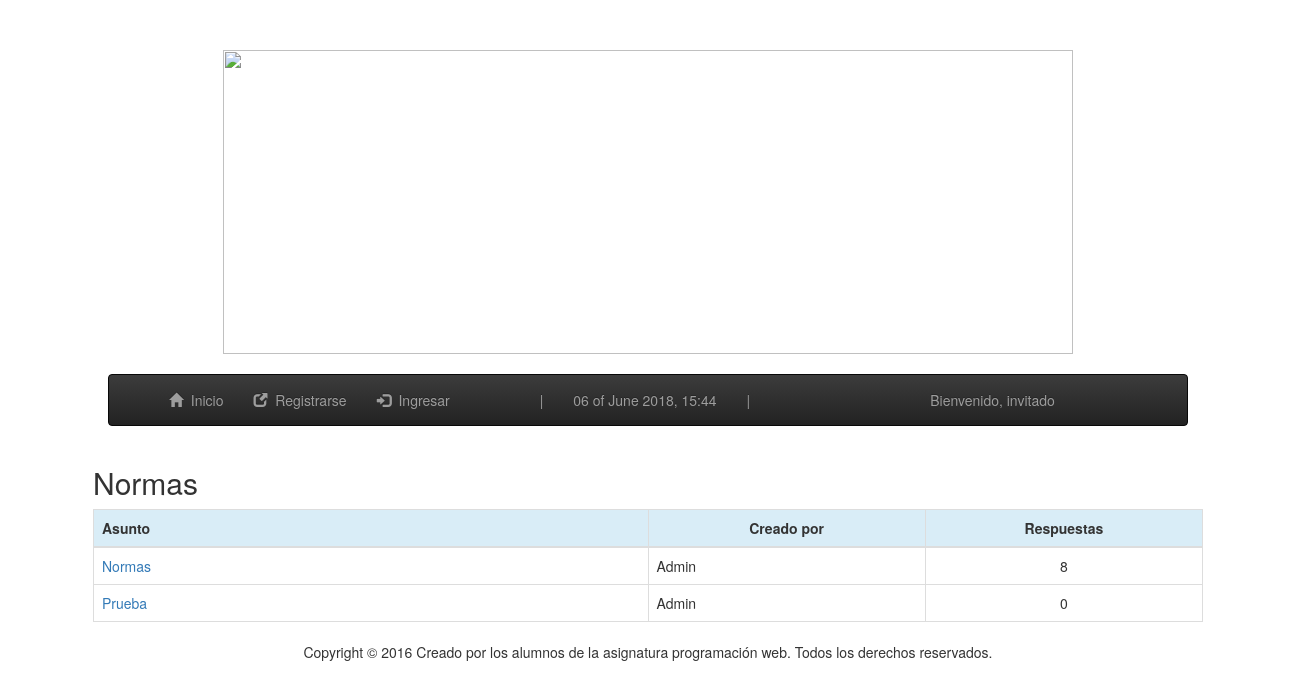
Page /index.php/foro/subforoSinLogin/1 on the committed database.
### tables this page shows
CREATE TABLE `subforo` (
  `Id` int(11) NOT NULL,
  `Id_Seccion` int(11) NOT NULL,
  `Nombre` varchar(32) NOT NULL,
  `Descripcion` varchar(512) NOT NULL
);

CREATE TABLE `post` (
  `Id` int(11) NOT NULL,
  `Id_Subforo` int(11) NOT NULL,
  `Id_Usuario` int(11) NOT NULL,
  `Nombre` varchar(128) NOT NULL,
  `Palabras` varchar(64) NOT NULL,
  `Descripcion` varchar(8192) NOT NULL,
  `fechaCreacion` date DEFAULT NULL
);

CREATE TABLE `usuario` (
  `Id` int(11) NOT NULL,
  `Nick` varchar(16) NOT NULL,
  `Password` varchar(32) NOT NULL,
  `Nombre` varchar(32) DEFAULT NULL,
  `Apellidos` varchar(128) DEFAULT NULL,
  `Correo` varchar(32) NOT NULL,
  `NumeroReportes` int(11) NOT NULL,
  `EstaBaneado` tinyint(1) NOT NULL,
  `EsAdmin` tinyint(1) NOT NULL,
  `imagen` varchar(32) NOT NULL
);

### application/controllers/foro.php (called while the page is built, shortened)
<?php
	class Foro extends CI_Controller
	{
		function subforoSinLogin($id = 0)
		{
			if((int)$id <= 0)
			{
				echo "Error, no existe un subforo con esta id.";
			}
			else
			{
				$this->load->helper('date');
				$this->load->helper('url');
				$this->load->model("foro_model", "foro");
				$vars['query'] = $this->foro->getPosts($id);
				$this->load->view("foro/subforonologueado", $vars);
			}
		}
	}
?>

### index.php (called while the page is built, shortened)
<?php
require_once BASEPATH.'core/CodeIgniter.php';

### application/models/foro_model.php (called while the page is built, shortened)
<?php
	class Foro_model extends CI_Model
	{
		function getNombreSubforo($Id = 0)
		{
			$this->db->where("Id", $Id);
			$this->db->select("Nombre");
			$q = $this->db->get("Subforo");
			return $q->result();
		}
		function getPosts($Id_Subforo = 0)
		{
			$this->db->where("Id_Subforo", $Id_Subforo);
			$q = $this->db->get("Post");
			return $q;
		}
		function getNumComentarios($Id_Post)
		{
			$this->db->select('COUNT(Id) as total');
			$this->db->where("Id_Post", $Id_Post);
			$q = $this->db->get('Comentario');
			return $q;
		}
		function getNickUsuario($Id_Usuario)
		{
			$this->db->where("Id", $Id_Usuario);
			$q = $this->db->get("Usuario");
			return $q->result();
		}
	}
?>

### application/views/foro/subforonologueado.php (the view, shortened to what this page needs)
<!DOCTYPE HTML>
<html>
<head>
	<link rel="stylesheet" type="text/css" href="<?php echo base_url(); ?>estilos/estilo.css" />
<link rel="stylesheet" href="https://maxcdn.bootstrapcdn.com/bootstrap/3.3.7/css/bootstrap.min.css">
<link rel="stylesheet" href="https://maxcdn.bootstrapcdn.com/bootstrap/3.3.7/css/bootstrap-theme.min.css">
</head>
<body>
    <div class="container" >
		<center><img src="<?=base_url()?>imagenes/logoforo" WIDTH = 850 height =304>
	</div>
		<br>
    <nav class="navbar navbar-inverse col-md-10 col-md-offset-1">
      <div class="container">
        <div id="navbar" class="collapse navbar-collapse">
          <ul class="nav navbar-nav">
					<li><a href="<?=base_url()?>">
            	<span class="glyphicon glyphicon-home"></span>&nbsp;
            	Inicio</a></li>
            <li><a href="<?=base_url()?>index.php/foro/registro">
            	<span class="glyphicon glyphicon-new-window"></span>&nbsp;
            	Registrarse</a></li>
            <li><a href="<?=base_url()?>index.php/foro/inicio_sesion">
            	<span class="glyphicon glyphicon-log-in"></span>&nbsp;
            	Ingresar</a></li>
            <li><a></a></li>
        	<li><a></a></li></li><li><a>|</a></li>
            		<li><a><?php date_default_timezone_set("Europe/Madrid");
        					$datestring = '%d of %F %Y, %H:%i';
        					$time = time();
					 		echo mdate($datestring, $time);
					 	?>
					</a></li>
			<li><a>|</a></li>
			<li><a></a></li>
			<li><a></a></li>
			<li><a></a></li>
			<li><a></a></li>
			<li><a></a></li>
			<li><a>Bienvenido, invitado</a></li>
          </ul>
        </div>
      </div>
    </nav>
    <div class="container">
        <p>
<?php
	echo '<div class="col-md-12">';
	echo '<table class="table table-bordered"><thead>';
	$nombre = $this->foro->getNombreSubforo((int)$this->uri->segment(3));
			foreach($nombre as $row)
		echo '<h2>'.$row->Nombre.'</h2>';
	echo '<tr class="info">';
	echo '<th class="col-sm-4">Asunto</th>';
	echo '<th class="col-sm-1"><center>Creado por</th>';
	echo '<th class="col-sm-1"><center>Respuestas</th>';
	echo '</tr>';
	echo '</thead>';
	echo '<tbody>';
	echo '<ul>';
	if($query->num_rows() > 0)
	{
		foreach($query->result() as $row)
		{
			echo '<tr><td class="col-sm-2"><a href="'.base_url().'index.php/foro/postNoLogueado/'.$row->Id.'">'
				.$row->Nombre.'</a></td>';
			$usuario = $this->foro->getNickUsuario($row->Id_Usuario);
			foreach($usuario as $row2)
				echo '<td class="col-sm-2">'.$row2->Nick.'</td>';
			$comentarios = $this->foro->getNumComentarios($row->Id);
			foreach($comentarios->result() as $row3)
				echo '<td class="col-sm-2"><center>'.$row3->total.'</td>';
		}
		echo '</ul>';
	}
		else
		{
			echo '<tr><td colspan="4">No hay ningun post creado</td></tr>';
		}
		echo '</tbody></table></div>';
	?>
	</p>
    </div>
    <center>Copyright © 2016 Creado por los alumnos de la asignatura programación web. Todos los derechos
    reservados.
    <br>
</body>
</html>

### estilos/estilo.css (style rules this page uses)
body { padding-top: 50px; }

### rows in the picture
subforo: Nombre "Normas"
post: Nombre "Normas", total "8"
usuario: Nick "Admin"
post: Nombre "Prueba", total "0"
